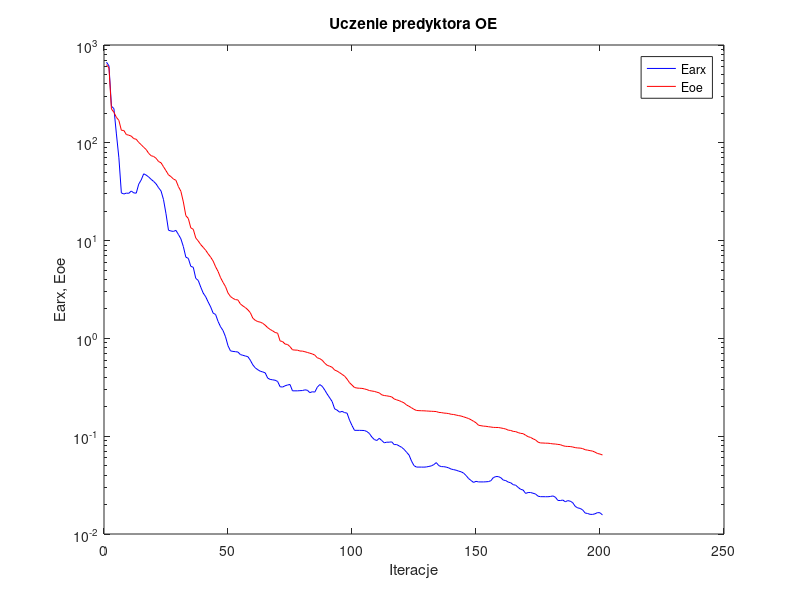
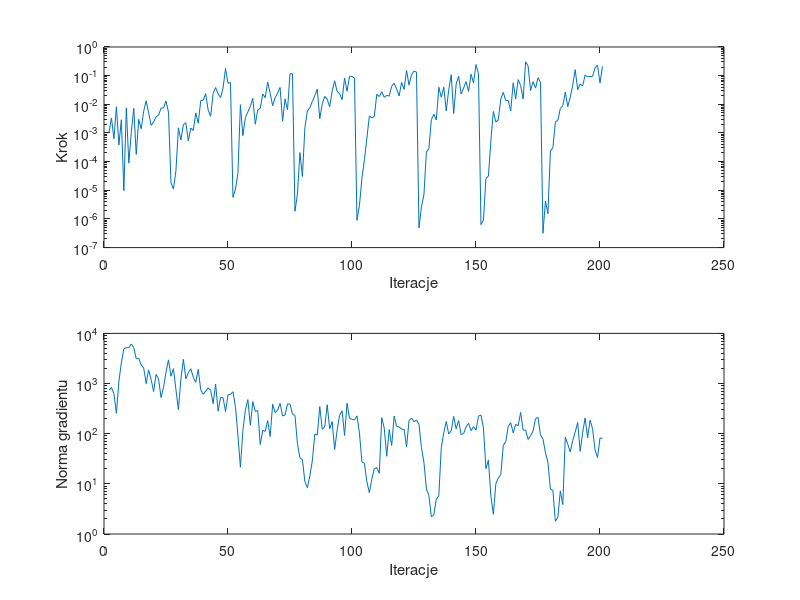

The MATLAB source for these figures, in order:
%uczenie predyktora oe
clear all;
n=0; farx(n+1)=6.675712e+002; foe(n+1)=6.296123e+002; wspucz(n+1)=0.000000e+000; ng(n+1)=0.000000e+000;
%odnowa zmiennej metryki
n=1; farx(n+1)=6.127464e+002; foe(n+1)=5.831499e+002; krok(n+1)=1.019412e-003; ng(n+1)=7.387283e+002;
n=2; farx(n+1)=2.364720e+002; foe(n+1)=2.216993e+002; krok(n+1)=3.334617e-003; ng(n+1)=8.322285e+002;
n=3; farx(n+1)=2.236298e+002; foe(n+1)=2.051673e+002; krok(n+1)=6.254538e-004; ng(n+1)=6.323409e+002;
n=4; farx(n+1)=1.231782e+002; foe(n+1)=1.820357e+002; krok(n+1)=8.204311e-003; ng(n+1)=2.542531e+002;
n=5; farx(n+1)=7.024840e+001; foe(n+1)=1.693807e+002; krok(n+1)=3.831728e-004; ng(n+1)=1.104546e+003;
n=6; farx(n+1)=3.073585e+001; foe(n+1)=1.342431e+002; krok(n+1)=2.900817e-003; ng(n+1)=2.602270e+003;
n=7; farx(n+1)=2.995154e+001; foe(n+1)=1.337302e+002; krok(n+1)=9.681156e-006; ng(n+1)=4.920496e+003;
n=8; farx(n+1)=3.058220e+001; foe(n+1)=1.214718e+002; krok(n+1)=7.505960e-003; ng(n+1)=5.204628e+003;
n=9; farx(n+1)=3.045403e+001; foe(n+1)=1.196192e+002; krok(n+1)=8.848135e-005; ng(n+1)=5.179859e+003;
n=10; farx(n+1)=3.213352e+001; foe(n+1)=1.170528e+002; krok(n+1)=1.055436e-003; ng(n+1)=6.115955e+003;
n=11; farx(n+1)=3.075653e+001; foe(n+1)=1.103445e+002; krok(n+1)=7.242402e-003; ng(n+1)=5.229245e+003;
n=12; farx(n+1)=3.055065e+001; foe(n+1)=1.087405e+002; krok(n+1)=1.784716e-004; ng(n+1)=3.121563e+003;
n=13; farx(n+1)=3.780173e+001; foe(n+1)=1.008756e+002; krok(n+1)=2.983603e-003; ng(n+1)=3.197728e+003;
n=14; farx(n+1)=4.171220e+001; foe(n+1)=9.564542e+001; krok(n+1)=1.402081e-003; ng(n+1)=2.346944e+003;
n=15; farx(n+1)=4.818964e+001; foe(n+1)=8.993767e+001; krok(n+1)=5.767896e-003; ng(n+1)=2.035064e+003;
n=16; farx(n+1)=4.677509e+001; foe(n+1)=8.544045e+001; krok(n+1)=1.321323e-002; ng(n+1)=1.002865e+003;
n=17; farx(n+1)=4.473619e+001; foe(n+1)=7.803168e+001; krok(n+1)=5.022246e-003; ng(n+1)=1.865152e+003;
n=18; farx(n+1)=4.230278e+001; foe(n+1)=7.378633e+001; krok(n+1)=1.861026e-003; ng(n+1)=1.201948e+003;
n=19; farx(n+1)=4.032346e+001; foe(n+1)=7.252812e+001; krok(n+1)=2.396053e-003; ng(n+1)=6.952429e+002;
n=20; farx(n+1)=3.802785e+001; foe(n+1)=6.945108e+001; krok(n+1)=3.704626e-003; ng(n+1)=1.520977e+003;
n=21; farx(n+1)=3.472780e+001; foe(n+1)=6.436434e+001; krok(n+1)=4.191618e-003; ng(n+1)=1.230144e+003;
n=22; farx(n+1)=3.217039e+001; foe(n+1)=6.247707e+001; krok(n+1)=7.314625e-003; ng(n+1)=5.266106e+002;
n=23; farx(n+1)=2.620799e+001; foe(n+1)=5.686929e+001; krok(n+1)=7.479896e-003; ng(n+1)=8.384876e+002;
n=24; farx(n+1)=1.879967e+001; foe(n+1)=5.185120e+001; krok(n+1)=1.315303e-002; ng(n+1)=1.679328e+003;
n=25; farx(n+1)=1.277032e+001; foe(n+1)=4.703417e+001; krok(n+1)=5.303205e-003; ng(n+1)=2.964161e+003;
%odnowa zmiennej metryki
n=26; farx(n+1)=1.253658e+001; foe(n+1)=4.509320e+001; krok(n+1)=1.859953e-005; ng(n+1)=1.399336e+003;
n=27; farx(n+1)=1.241345e+001; foe(n+1)=4.259517e+001; krok(n+1)=1.103022e-005; ng(n+1)=1.979582e+003;
n=28; farx(n+1)=1.272903e+001; foe(n+1)=4.137361e+001; krok(n+1)=4.765565e-005; ng(n+1)=7.622676e+002;
n=29; farx(n+1)=1.155803e+001; foe(n+1)=3.566557e+001; krok(n+1)=1.510644e-003; ng(n+1)=3.016255e+002;
n=30; farx(n+1)=1.042976e+001; foe(n+1)=3.194234e+001; krok(n+1)=5.685319e-004; ng(n+1)=1.226076e+003;
n=31; farx(n+1)=8.682169e+000; foe(n+1)=2.482742e+001; krok(n+1)=1.949886e-003; ng(n+1)=3.044251e+003;
n=32; farx(n+1)=6.771715e+000; foe(n+1)=1.799394e+001; krok(n+1)=2.286608e-003; ng(n+1)=1.240764e+003;
n=33; farx(n+1)=6.585514e+000; foe(n+1)=1.683718e+001; krok(n+1)=5.263121e-004; ng(n+1)=1.647542e+003;
n=34; farx(n+1)=5.455168e+000; foe(n+1)=1.349040e+001; krok(n+1)=1.486749e-003; ng(n+1)=1.974040e+003;
n=35; farx(n+1)=5.337510e+000; foe(n+1)=1.305311e+001; krok(n+1)=1.225207e-003; ng(n+1)=1.323566e+003;
n=36; farx(n+1)=4.111047e+000; foe(n+1)=1.064157e+001; krok(n+1)=5.038654e-003; ng(n+1)=1.063748e+003;
n=37; farx(n+1)=3.915563e+000; foe(n+1)=9.913382e+000; krok(n+1)=2.176307e-003; ng(n+1)=1.918557e+003;
n=38; farx(n+1)=3.349969e+000; foe(n+1)=9.104595e+000; krok(n+1)=1.336226e-002; ng(n+1)=7.515160e+002;
n=39; farx(n+1)=2.908827e+000; foe(n+1)=8.533022e+000; krok(n+1)=1.389524e-002; ng(n+1)=6.103689e+002;
n=40; farx(n+1)=2.666955e+000; foe(n+1)=7.969491e+000; krok(n+1)=2.331822e-002; ng(n+1)=7.065279e+002;
n=41; farx(n+1)=2.356966e+000; foe(n+1)=7.323379e+000; krok(n+1)=6.283621e-003; ng(n+1)=8.200481e+002;
n=42; farx(n+1)=2.100450e+000; foe(n+1)=6.773883e+000; krok(n+1)=3.813746e-003; ng(n+1)=7.348915e+002;
n=43; farx(n+1)=1.814768e+000; foe(n+1)=6.182237e+000; krok(n+1)=2.384691e-002; ng(n+1)=3.977493e+002;
n=44; farx(n+1)=1.755006e+000; foe(n+1)=5.400274e+000; krok(n+1)=3.836134e-002; ng(n+1)=9.780203e+002;
n=45; farx(n+1)=1.489948e+000; foe(n+1)=4.833141e+000; krok(n+1)=2.307159e-002; ng(n+1)=2.810516e+002;
n=46; farx(n+1)=1.314727e+000; foe(n+1)=4.179490e+000; krok(n+1)=1.716139e-002; ng(n+1)=5.252667e+002;
n=47; farx(n+1)=1.202921e+000; foe(n+1)=3.738240e+000; krok(n+1)=3.660091e-002; ng(n+1)=5.210178e+002;
n=48; farx(n+1)=1.038889e+000; foe(n+1)=3.385235e+000; krok(n+1)=1.778431e-001; ng(n+1)=2.765833e+002;
n=49; farx(n+1)=8.411291e-001; foe(n+1)=2.912669e+000; krok(n+1)=5.387784e-002; ng(n+1)=5.958391e+002;
n=50; farx(n+1)=7.454917e-001; foe(n+1)=2.681534e+000; krok(n+1)=5.801457e-002; ng(n+1)=6.088929e+002;
%odnowa zmiennej metryki
n=51; farx(n+1)=7.362655e-001; foe(n+1)=2.565968e+000; krok(n+1)=5.659503e-006; ng(n+1)=6.863359e+002;
n=52; farx(n+1)=7.315948e-001; foe(n+1)=2.492299e+000; krok(n+1)=1.103022e-005; ng(n+1)=3.439653e+002;
n=53; farx(n+1)=7.256021e-001; foe(n+1)=2.472461e+000; krok(n+1)=3.939832e-005; ng(n+1)=9.322493e+001;
n=54; farx(n+1)=6.832280e-001; foe(n+1)=2.250205e+000; krok(n+1)=9.625525e-003; ng(n+1)=2.149078e+001;
n=55; farx(n+1)=6.719275e-001; foe(n+1)=2.147070e+000; krok(n+1)=8.100612e-004; ng(n+1)=1.156052e+002;
n=56; farx(n+1)=6.606311e-001; foe(n+1)=2.066303e+000; krok(n+1)=3.442371e-003; ng(n+1)=2.954783e+002;
n=57; farx(n+1)=6.511507e-001; foe(n+1)=1.960540e+000; krok(n+1)=5.385522e-003; ng(n+1)=4.777341e+002;
n=58; farx(n+1)=5.980368e-001; foe(n+1)=1.832731e+000; krok(n+1)=8.468065e-003; ng(n+1)=1.473281e+002;
n=59; farx(n+1)=5.365111e-001; foe(n+1)=1.611164e+000; krok(n+1)=1.600678e-002; ng(n+1)=4.362618e+002;
n=60; farx(n+1)=5.001526e-001; foe(n+1)=1.530292e+000; krok(n+1)=2.021294e-003; ng(n+1)=2.782479e+002;
n=61; farx(n+1)=4.784554e-001; foe(n+1)=1.486047e+000; krok(n+1)=6.349841e-003; ng(n+1)=2.894328e+002;
n=62; farx(n+1)=4.620719e-001; foe(n+1)=1.466615e+000; krok(n+1)=7.191611e-003; ng(n+1)=6.097716e+001;
n=63; farx(n+1)=4.541921e-001; foe(n+1)=1.427124e+000; krok(n+1)=2.307159e-002; ng(n+1)=1.159998e+002;
n=64; farx(n+1)=4.445648e-001; foe(n+1)=1.364270e+000; krok(n+1)=1.716139e-002; ng(n+1)=1.116406e+002;
n=65; farx(n+1)=3.926569e-001; foe(n+1)=1.288225e+000; krok(n+1)=5.918252e-002; ng(n+1)=1.826047e+002;
n=66; farx(n+1)=3.808739e-001; foe(n+1)=1.235071e+000; krok(n+1)=2.421456e-002; ng(n+1)=8.808173e+001;
n=67; farx(n+1)=3.772123e-001; foe(n+1)=1.194606e+000; krok(n+1)=8.928204e-003; ng(n+1)=3.867742e+002;
n=68; farx(n+1)=3.734753e-001; foe(n+1)=1.149649e+000; krok(n+1)=1.703693e-002; ng(n+1)=2.636950e+002;
n=69; farx(n+1)=3.628611e-001; foe(n+1)=1.131534e+000; krok(n+1)=2.429096e-002; ng(n+1)=2.930656e+002;
n=70; farx(n+1)=3.205977e-001; foe(n+1)=9.421877e-001; krok(n+1)=3.864513e-002; ng(n+1)=4.035832e+002;
n=71; farx(n+1)=3.180601e-001; foe(n+1)=9.286706e-001; krok(n+1)=2.568725e-003; ng(n+1)=2.267443e+002;
n=72; farx(n+1)=3.276186e-001; foe(n+1)=8.760675e-001; krok(n+1)=1.547817e-002; ng(n+1)=2.346945e+002;
n=73; farx(n+1)=3.338461e-001; foe(n+1)=8.669768e-001; krok(n+1)=6.391423e-003; ng(n+1)=3.938488e+002;
n=74; farx(n+1)=3.379116e-001; foe(n+1)=8.237773e-001; krok(n+1)=1.171506e-001; ng(n+1)=3.889229e+002;
n=75; farx(n+1)=2.910197e-001; foe(n+1)=7.646956e-001; krok(n+1)=1.171506e-001; ng(n+1)=2.436077e+002;
%odnowa zmiennej metryki
n=76; farx(n+1)=2.909726e-001; foe(n+1)=7.597300e-001; krok(n+1)=1.860093e-006; ng(n+1)=2.317755e+002;
n=77; farx(n+1)=2.910009e-001; foe(n+1)=7.581268e-001; krok(n+1)=7.425417e-006; ng(n+1)=6.370400e+001;
n=78; farx(n+1)=2.922111e-001; foe(n+1)=7.428785e-001; krok(n+1)=2.064885e-004; ng(n+1)=3.294622e+001;
n=79; farx(n+1)=2.930173e-001; foe(n+1)=7.416667e-001; krok(n+1)=3.008156e-005; ng(n+1)=3.054986e+001;
n=80; farx(n+1)=2.978240e-001; foe(n+1)=7.306813e-001; krok(n+1)=1.532691e-003; ng(n+1)=1.107365e+001;
n=81; farx(n+1)=2.951399e-001; foe(n+1)=7.184998e-001; krok(n+1)=5.843731e-003; ng(n+1)=8.373943e+000;
n=82; farx(n+1)=2.787793e-001; foe(n+1)=7.056566e-001; krok(n+1)=7.598245e-003; ng(n+1)=1.434411e+001;
n=83; farx(n+1)=2.848163e-001; foe(n+1)=6.936924e-001; krok(n+1)=1.258748e-002; ng(n+1)=2.879950e+001;
n=84; farx(n+1)=2.824767e-001; foe(n+1)=6.747163e-001; krok(n+1)=2.000182e-002; ng(n+1)=9.865829e+001;
n=85; farx(n+1)=3.167783e-001; foe(n+1)=6.336745e-001; krok(n+1)=3.370660e-002; ng(n+1)=9.404354e+001;
n=86; farx(n+1)=3.372372e-001; foe(n+1)=6.211150e-001; krok(n+1)=3.151553e-003; ng(n+1)=3.483835e+002;
n=87; farx(n+1)=3.237058e-001; foe(n+1)=5.976340e-001; krok(n+1)=1.019133e-002; ng(n+1)=1.224839e+002;
n=88; farx(n+1)=2.966957e-001; foe(n+1)=5.581207e-001; krok(n+1)=1.887308e-002; ng(n+1)=1.374609e+002;
n=89; farx(n+1)=2.693639e-001; foe(n+1)=5.305732e-001; krok(n+1)=1.496365e-002; ng(n+1)=3.785473e+002;
n=90; farx(n+1)=2.469091e-001; foe(n+1)=5.198694e-001; krok(n+1)=8.202462e-003; ng(n+1)=1.249462e+002;
n=91; farx(n+1)=2.260047e-001; foe(n+1)=5.065900e-001; krok(n+1)=2.854877e-002; ng(n+1)=1.742489e+002;
n=92; farx(n+1)=1.902733e-001; foe(n+1)=4.745837e-001; krok(n+1)=6.640781e-002; ng(n+1)=4.821603e+001;
n=93; farx(n+1)=1.847681e-001; foe(n+1)=4.631805e-001; krok(n+1)=2.811708e-002; ng(n+1)=1.179792e+002;
n=94; farx(n+1)=1.759144e-001; foe(n+1)=4.465120e-001; krok(n+1)=2.378377e-002; ng(n+1)=2.336187e+002;
n=95; farx(n+1)=1.794606e-001; foe(n+1)=4.287465e-001; krok(n+1)=1.462925e-002; ng(n+1)=2.861480e+002;
n=96; farx(n+1)=1.743182e-001; foe(n+1)=4.117402e-001; krok(n+1)=8.172294e-002; ng(n+1)=9.210040e+001;
n=97; farx(n+1)=1.722070e-001; foe(n+1)=3.838460e-001; krok(n+1)=2.861011e-002; ng(n+1)=4.045203e+002;
n=98; farx(n+1)=1.460325e-001; foe(n+1)=3.525161e-001; krok(n+1)=9.464413e-002; ng(n+1)=2.007222e+002;
n=99; farx(n+1)=1.286195e-001; foe(n+1)=3.330884e-001; krok(n+1)=9.363811e-002; ng(n+1)=1.944875e+002;
n=100; farx(n+1)=1.148391e-001; foe(n+1)=3.148252e-001; krok(n+1)=8.191626e-002; ng(n+1)=1.882979e+002;
%odnowa zmiennej metryki
n=101; farx(n+1)=1.147870e-001; foe(n+1)=3.107908e-001; krok(n+1)=8.922056e-007; ng(n+1)=2.262543e+002;
n=102; farx(n+1)=1.147700e-001; foe(n+1)=3.092986e-001; krok(n+1)=2.949103e-006; ng(n+1)=1.028694e+002;
n=103; farx(n+1)=1.145787e-001; foe(n+1)=3.083473e-001; krok(n+1)=2.656342e-005; ng(n+1)=2.735725e+001;
n=104; farx(n+1)=1.143233e-001; foe(n+1)=3.045677e-001; krok(n+1)=1.168734e-004; ng(n+1)=2.576441e+001;
n=105; farx(n+1)=1.116191e-001; foe(n+1)=2.996513e-001; krok(n+1)=6.586506e-004; ng(n+1)=1.095983e+001;
n=106; farx(n+1)=1.066652e-001; foe(n+1)=2.930722e-001; krok(n+1)=3.941672e-003; ng(n+1)=6.665836e+000;
n=107; farx(n+1)=9.800854e-002; foe(n+1)=2.898238e-001; krok(n+1)=3.334617e-003; ng(n+1)=1.256302e+001;
n=108; farx(n+1)=9.246688e-002; foe(n+1)=2.871463e-001; krok(n+1)=3.818612e-003; ng(n+1)=2.001399e+001;
n=109; farx(n+1)=9.036108e-002; foe(n+1)=2.819191e-001; krok(n+1)=2.254527e-002; ng(n+1)=2.115708e+001;
n=110; farx(n+1)=9.523440e-002; foe(n+1)=2.774106e-001; krok(n+1)=1.856226e-002; ng(n+1)=1.619296e+001;
n=111; farx(n+1)=9.034033e-002; foe(n+1)=2.648338e-001; krok(n+1)=2.762153e-002; ng(n+1)=2.089556e+002;
n=112; farx(n+1)=8.560066e-002; foe(n+1)=2.605474e-001; krok(n+1)=1.750226e-002; ng(n+1)=1.286862e+002;
n=113; farx(n+1)=8.687171e-002; foe(n+1)=2.586058e-001; krok(n+1)=2.054980e-002; ng(n+1)=3.542864e+001;
n=114; farx(n+1)=8.684876e-002; foe(n+1)=2.559409e-001; krok(n+1)=1.941426e-002; ng(n+1)=1.209776e+002;
n=115; farx(n+1)=8.756380e-002; foe(n+1)=2.523723e-001; krok(n+1)=4.285764e-002; ng(n+1)=5.817688e+001;
n=116; farx(n+1)=8.212820e-002; foe(n+1)=2.405699e-001; krok(n+1)=5.411858e-002; ng(n+1)=2.247475e+002;
n=117; farx(n+1)=8.212162e-002; foe(n+1)=2.353170e-001; krok(n+1)=3.408723e-002; ng(n+1)=1.384004e+002;
n=118; farx(n+1)=7.962122e-002; foe(n+1)=2.309637e-001; krok(n+1)=1.955649e-002; ng(n+1)=1.373188e+002;
n=119; farx(n+1)=7.701145e-002; foe(n+1)=2.252839e-001; krok(n+1)=5.801457e-002; ng(n+1)=1.227974e+002;
n=120; farx(n+1)=7.337882e-002; foe(n+1)=2.190992e-001; krok(n+1)=3.322968e-002; ng(n+1)=1.216476e+002;
n=121; farx(n+1)=6.855580e-002; foe(n+1)=2.084356e-001; krok(n+1)=1.523673e-001; ng(n+1)=5.495026e+001;
n=122; farx(n+1)=6.420703e-002; foe(n+1)=2.022387e-001; krok(n+1)=4.663645e-002; ng(n+1)=1.834920e+002;
n=123; farx(n+1)=5.569111e-002; foe(n+1)=1.952612e-001; krok(n+1)=1.082372e-001; ng(n+1)=2.036513e+002;
n=124; farx(n+1)=5.001044e-002; foe(n+1)=1.882821e-001; krok(n+1)=1.434696e-001; ng(n+1)=1.738798e+002;
n=125; farx(n+1)=4.834388e-002; foe(n+1)=1.832766e-001; krok(n+1)=1.331836e-001; ng(n+1)=1.871553e+002;
%odnowa zmiennej metryki
n=126; farx(n+1)=4.834534e-002; foe(n+1)=1.825392e-001; krok(n+1)=4.870611e-007; ng(n+1)=1.539877e+002;
n=127; farx(n+1)=4.832802e-002; foe(n+1)=1.821022e-001; krok(n+1)=2.649442e-006; ng(n+1)=5.277775e+001;
n=128; farx(n+1)=4.828130e-002; foe(n+1)=1.818125e-001; krok(n+1)=7.065934e-006; ng(n+1)=2.688118e+001;
n=129; farx(n+1)=4.849140e-002; foe(n+1)=1.811270e-001; krok(n+1)=2.178264e-004; ng(n+1)=7.918432e+000;
n=130; farx(n+1)=4.908419e-002; foe(n+1)=1.804281e-001; krok(n+1)=2.841575e-004; ng(n+1)=5.857604e+000;
n=131; farx(n+1)=4.972356e-002; foe(n+1)=1.798567e-001; krok(n+1)=2.957629e-003; ng(n+1)=2.216038e+000;
n=132; farx(n+1)=5.127024e-002; foe(n+1)=1.793006e-001; krok(n+1)=4.494346e-003; ng(n+1)=2.403558e+000;
n=133; farx(n+1)=5.370140e-002; foe(n+1)=1.786770e-001; krok(n+1)=2.849598e-003; ng(n+1)=4.959296e+000;
n=134; farx(n+1)=5.000625e-002; foe(n+1)=1.750670e-001; krok(n+1)=3.911298e-002; ng(n+1)=5.779619e+000;
n=135; farx(n+1)=4.888726e-002; foe(n+1)=1.744236e-001; krok(n+1)=1.763378e-002; ng(n+1)=5.241094e+001;
n=136; farx(n+1)=4.879417e-002; foe(n+1)=1.724451e-001; krok(n+1)=3.955695e-002; ng(n+1)=1.053681e+002;
n=137; farx(n+1)=4.830228e-002; foe(n+1)=1.716897e-001; krok(n+1)=5.906887e-003; ng(n+1)=1.750104e+002;
n=138; farx(n+1)=4.741687e-002; foe(n+1)=1.702648e-001; krok(n+1)=3.209254e-002; ng(n+1)=9.836183e+001;
n=139; farx(n+1)=4.608376e-002; foe(n+1)=1.675795e-001; krok(n+1)=1.079418e-001; ng(n+1)=1.143254e+002;
n=140; farx(n+1)=4.550540e-002; foe(n+1)=1.666986e-001; krok(n+1)=4.747676e-003; ng(n+1)=2.217427e+002;
n=141; farx(n+1)=4.489273e-002; foe(n+1)=1.645037e-001; krok(n+1)=5.101860e-002; ng(n+1)=1.249515e+002;
n=142; farx(n+1)=4.394972e-002; foe(n+1)=1.624239e-001; krok(n+1)=9.515193e-002; ng(n+1)=1.827879e+002;
n=143; farx(n+1)=4.325988e-002; foe(n+1)=1.607751e-001; krok(n+1)=2.280046e-002; ng(n+1)=9.595475e+001;
n=144; farx(n+1)=4.195148e-002; foe(n+1)=1.577236e-001; krok(n+1)=3.706539e-002; ng(n+1)=1.006741e+002;
n=145; farx(n+1)=3.962303e-002; foe(n+1)=1.547521e-001; krok(n+1)=6.222343e-002; ng(n+1)=1.370336e+002;
n=146; farx(n+1)=3.692789e-002; foe(n+1)=1.516372e-001; krok(n+1)=2.835564e-002; ng(n+1)=1.605001e+002;
n=147; farx(n+1)=3.524095e-002; foe(n+1)=1.472889e-001; krok(n+1)=1.121259e-001; ng(n+1)=1.149996e+002;
n=148; farx(n+1)=3.368546e-002; foe(n+1)=1.422195e-001; krok(n+1)=5.576355e-002; ng(n+1)=1.375948e+002;
n=149; farx(n+1)=3.454315e-002; foe(n+1)=1.372826e-001; krok(n+1)=2.435056e-001; ng(n+1)=1.174506e+002;
n=150; farx(n+1)=3.409899e-002; foe(n+1)=1.295215e-001; krok(n+1)=1.146398e-001; ng(n+1)=2.243130e+002;
%odnowa zmiennej metryki
n=151; farx(n+1)=3.408872e-002; foe(n+1)=1.280549e-001; krok(n+1)=6.357245e-007; ng(n+1)=2.362708e+002;
n=152; farx(n+1)=3.408040e-002; foe(n+1)=1.267981e-001; krok(n+1)=9.129753e-007; ng(n+1)=1.314023e+002;
n=153; farx(n+1)=3.418677e-002; foe(n+1)=1.262691e-001; krok(n+1)=2.605170e-005; ng(n+1)=2.013058e+001;
n=154; farx(n+1)=3.434691e-002; foe(n+1)=1.250461e-001; krok(n+1)=3.117913e-005; ng(n+1)=2.968076e+001;
n=155; farx(n+1)=3.507876e-002; foe(n+1)=1.241183e-001; krok(n+1)=5.322828e-004; ng(n+1)=5.647441e+000;
n=156; farx(n+1)=3.774495e-002; foe(n+1)=1.230543e-001; krok(n+1)=5.654998e-003; ng(n+1)=2.476237e+000;
n=157; farx(n+1)=3.867261e-002; foe(n+1)=1.228322e-001; krok(n+1)=2.394037e-003; ng(n+1)=1.004234e+001;
n=158; farx(n+1)=3.865455e-002; foe(n+1)=1.227243e-001; krok(n+1)=2.914778e-003; ng(n+1)=1.328344e+001;
n=159; farx(n+1)=3.766419e-002; foe(n+1)=1.214645e-001; krok(n+1)=1.532189e-002; ng(n+1)=1.525569e+001;
n=160; farx(n+1)=3.560060e-002; foe(n+1)=1.200432e-001; krok(n+1)=2.617232e-002; ng(n+1)=5.870612e+001;
n=161; farx(n+1)=3.517616e-002; foe(n+1)=1.183942e-001; krok(n+1)=1.345640e-002; ng(n+1)=6.931827e+001;
n=162; farx(n+1)=3.394109e-002; foe(n+1)=1.153260e-001; krok(n+1)=1.360047e-002; ng(n+1)=1.399969e+002;
n=163; farx(n+1)=3.341346e-002; foe(n+1)=1.144851e-001; krok(n+1)=5.852382e-003; ng(n+1)=1.658141e+002;
n=164; farx(n+1)=3.192034e-002; foe(n+1)=1.120233e-001; krok(n+1)=5.625683e-002; ng(n+1)=1.040394e+002;
n=165; farx(n+1)=3.156606e-002; foe(n+1)=1.114009e-001; krok(n+1)=1.553457e-002; ng(n+1)=1.537533e+002;
n=166; farx(n+1)=2.995944e-002; foe(n+1)=1.088555e-001; krok(n+1)=7.274432e-002; ng(n+1)=1.439948e+002;
n=167; farx(n+1)=2.864611e-002; foe(n+1)=1.069194e-001; krok(n+1)=4.509055e-002; ng(n+1)=2.657923e+002;
n=168; farx(n+1)=2.816991e-002; foe(n+1)=1.061731e-001; krok(n+1)=1.527445e-002; ng(n+1)=1.177136e+002;
n=169; farx(n+1)=2.600648e-002; foe(n+1)=1.023490e-001; krok(n+1)=3.038513e-001; ng(n+1)=1.184272e+002;
n=170; farx(n+1)=2.654179e-002; foe(n+1)=9.890285e-002; krok(n+1)=2.183343e-001; ng(n+1)=7.691855e+001;
n=171; farx(n+1)=2.656067e-002; foe(n+1)=9.718627e-002; krok(n+1)=3.034235e-002; ng(n+1)=9.113572e+001;
n=172; farx(n+1)=2.610836e-002; foe(n+1)=9.405349e-002; krok(n+1)=6.144187e-002; ng(n+1)=1.133521e+002;
n=173; farx(n+1)=2.565790e-002; foe(n+1)=9.165460e-002; krok(n+1)=3.680593e-002; ng(n+1)=1.988449e+002;
n=174; farx(n+1)=2.437755e-002; foe(n+1)=8.702818e-002; krok(n+1)=8.430727e-002; ng(n+1)=2.109706e+002;
n=175; farx(n+1)=2.408144e-002; foe(n+1)=8.532514e-002; krok(n+1)=5.893163e-002; ng(n+1)=9.499351e+001;
%odnowa zmiennej metryki
n=176; farx(n+1)=2.407934e-002; foe(n+1)=8.521010e-002; krok(n+1)=3.167068e-007; ng(n+1)=7.844672e+001;
n=177; farx(n+1)=2.405075e-002; foe(n+1)=8.486143e-002; krok(n+1)=4.222641e-006; ng(n+1)=4.154579e+001;
n=178; farx(n+1)=2.404784e-002; foe(n+1)=8.481426e-002; krok(n+1)=1.521735e-006; ng(n+1)=2.706813e+001;
n=179; farx(n+1)=2.419581e-002; foe(n+1)=8.419802e-002; krok(n+1)=2.370496e-004; ng(n+1)=7.870428e+000;
n=180; farx(n+1)=2.451699e-002; foe(n+1)=8.345660e-002; krok(n+1)=3.026034e-004; ng(n+1)=7.414928e+000;
n=181; farx(n+1)=2.379550e-002; foe(n+1)=8.318515e-002; krok(n+1)=2.436016e-003; ng(n+1)=1.797876e+000;
n=182; farx(n+1)=2.206537e-002; foe(n+1)=8.246455e-002; krok(n+1)=2.742688e-003; ng(n+1)=2.155018e+000;
n=183; farx(n+1)=2.198080e-002; foe(n+1)=8.192576e-002; krok(n+1)=7.191611e-003; ng(n+1)=7.220295e+000;
n=184; farx(n+1)=2.225690e-002; foe(n+1)=8.005347e-002; krok(n+1)=8.996953e-003; ng(n+1)=3.868336e+000;
n=185; farx(n+1)=2.135482e-002; foe(n+1)=7.888542e-002; krok(n+1)=2.667694e-002; ng(n+1)=8.544940e+001;
n=186; farx(n+1)=2.195037e-002; foe(n+1)=7.857353e-002; krok(n+1)=8.309325e-003; ng(n+1)=6.161496e+001;
n=187; farx(n+1)=2.164975e-002; foe(n+1)=7.839621e-002; krok(n+1)=1.767909e-002; ng(n+1)=4.331939e+001;
n=188; farx(n+1)=2.091968e-002; foe(n+1)=7.757052e-002; krok(n+1)=4.674985e-002; ng(n+1)=7.336806e+001;
n=189; farx(n+1)=1.917003e-002; foe(n+1)=7.642219e-002; krok(n+1)=1.620110e-001; ng(n+1)=1.076279e+002;
n=190; farx(n+1)=1.850214e-002; foe(n+1)=7.583231e-002; krok(n+1)=3.238122e-002; ng(n+1)=1.666497e+002;
n=191; farx(n+1)=1.825618e-002; foe(n+1)=7.559374e-002; krok(n+1)=5.079872e-002; ng(n+1)=4.454888e+001;
n=192; farx(n+1)=1.764267e-002; foe(n+1)=7.470680e-002; krok(n+1)=4.382471e-002; ng(n+1)=1.048799e+002;
n=193; farx(n+1)=1.639971e-002; foe(n+1)=7.277162e-002; krok(n+1)=1.037624e-001; ng(n+1)=2.055014e+002;
n=194; farx(n+1)=1.620176e-002; foe(n+1)=7.201969e-002; krok(n+1)=9.120186e-002; ng(n+1)=8.310928e+001;
n=195; farx(n+1)=1.589495e-002; foe(n+1)=7.117257e-002; krok(n+1)=9.338312e-002; ng(n+1)=1.858609e+002;
n=196; farx(n+1)=1.585920e-002; foe(n+1)=7.043093e-002; krok(n+1)=9.420590e-002; ng(n+1)=1.248285e+002;
n=197; farx(n+1)=1.609566e-002; foe(n+1)=6.867055e-002; krok(n+1)=1.903039e-001; ng(n+1)=4.757366e+001;
n=198; farx(n+1)=1.655018e-002; foe(n+1)=6.653513e-002; krok(n+1)=2.301336e-001; ng(n+1)=3.348625e+001;
n=199; farx(n+1)=1.648020e-002; foe(n+1)=6.567182e-002; krok(n+1)=5.536703e-002; ng(n+1)=8.188281e+001;
n=200; farx(n+1)=1.565138e-002; foe(n+1)=6.428476e-002; krok(n+1)=2.093785e-001; ng(n+1)=8.059819e+001;

figure; semilogy(farx,'b'); hold on; semilogy(foe,'r'); xlabel('Iteracje'); ylabel('Earx, Eoe'); legend('Earx','Eoe'); title('Uczenie predyktora OE');
figure; subplot(2,1,1); semilogy(krok); xlabel('Iteracje'); ylabel('Krok');
subplot(2,1,2); semilogy(ng); xlabel('Iteracje'); ylabel('Norma gradientu');
Earx=farx(n+1)
Eoe=foe(n+1)
